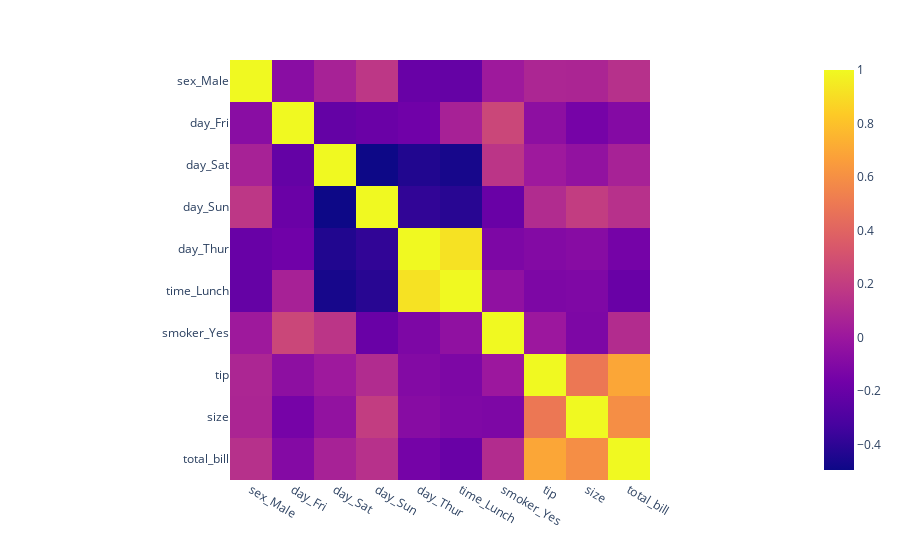

Source (notebook cell):
### Code cell
px.imshow(df.corr())

### Figure 1 — Plotly figure (JSON) as saved in the notebook; plotly's stock layout.template omitted (floating-point values rounded to 4 significant figures)
{"data": [{"coloraxis": "coloraxis", "hovertemplate": "x: %{x}<br>y: %{y}<br>color: %{z}<extra></extra>", "type": "heatmap", "x": ["sex_Male", "day_Fri", "day_Sat", "day_Sun", "day_Thur", "time_Lunch", "smoker_Yes", "tip", "size", "total_bill"], "y": ["sex_Male", "day_Fri", "day_Sat", "day_Sun", "day_Thur", "time_Lunch", "smoker_Yes", "tip", "size", "total_bill"], "z": [[1, -0.07408, 0.0604, 0.1713, -0.2013, -0.2126, 0.01333, 0.08171, 0.07673, 0.1354], [-0.07408, 1, -0.2179, -0.1947, -0.1722, 0.05607, 0.2516, -0.05506, -0.1468, -0.0929], [0.0604, -0.2179, 1, -0.4958, -0.4384, -0.467, 0.1591, 0.01235, -0.03616, 0.05865], [0.1713, -0.1947, -0.4958, 1, -0.3918, -0.4173, -0.1978, 0.1094, 0.1993, 0.1368], [-0.2013, -0.1722, -0.4384, -0.3918, 1, 0.9176, -0.1208, -0.09504, -0.08026, -0.1514], [-0.2126, 0.05607, -0.467, -0.4173, 0.9176, 1, -0.04563, -0.121, -0.1118, -0.1979], [0.01333, 0.2516, 0.1591, -0.1978, -0.1208, -0.04563, 1, 0.001537, -0.1202, 0.1119], [0.08171, -0.05506, 0.01235, 0.1094, -0.09504, -0.121, 0.001537, 1, 0.4938, 0.6941], [0.07673, -0.1468, -0.03616, 0.1993, -0.08026, -0.1118, -0.1202, 0.4938, 1, 0.5917], [0.1354, -0.0929, 0.05865, 0.1368, -0.1514, -0.1979, 0.1119, 0.6941, 0.5917, 1]]}], "layout": {"coloraxis": {"colorscale": [[0, "#0d0887"], [0.1111, "#46039f"], [0.2222, "#7201a8"], [0.3333, "#9c179e"], [0.4444, "#bd3786"], [0.5556, "#d8576b"], [0.6667, "#ed7953"], [0.7778, "#fb9f3a"], [0.8889, "#fdca26"], [1, "#f0f921"]]}, "margin": {"t": 60}, "xaxis": {"constrain": "domain", "scaleanchor": "y"}, "yaxis": {"autorange": "reversed", "constrain": "domain"}}}
